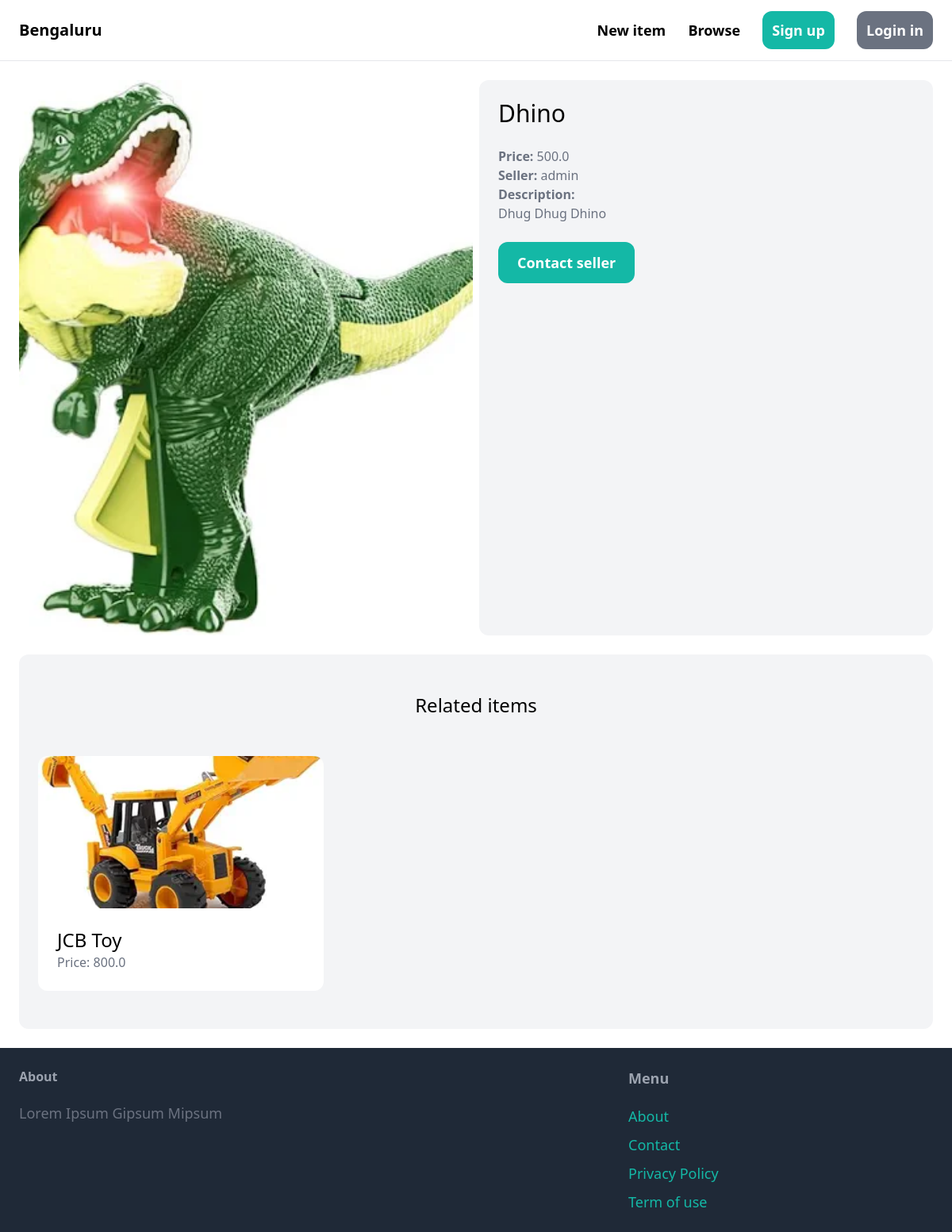
Page /items/1/ on the committed database.
### item/models.py (models this page shows, shortened)
class Item(models.Model):
    category = models.ForeignKey(Category, related_name='items', on_delete=models.CASCADE)
    name = models.CharField(max_length=255)
    description = models.TextField(blank=True, null=True)
    price = models.FloatField()
    image = models.ImageField(upload_to='item_images', blank=True, null=True)
    is_sold = models.BooleanField(default=False)
    created_by = models.ForeignKey(User, related_name='items', on_delete=models.CASCADE)
    created_at = models.DateTimeField( auto_now_add=True)

### item/views.py (the view)
# urls.py: path('<int:pk>/', views.detail, name='detail')
def detail(request, pk):
    item = get_object_or_404(Item, pk=pk)
    related_items = Item.objects.filter(category=item.category, is_sold=False).exclude(pk=pk)[0:3]
    return render(request, 'item/detail.html', {
        'item': item,
        'related_items': related_items
    })

### item/templates/item/detail.html (shortened to what this page needs)
{% extends 'core/base.html' %}
{% block content %}
<div class="grid grid-cols-2 gap-2 ">
    <div class="grid-cols-3">
        <img src="{{item.image.url}}" class="w-full h-[700px] object-cover rounded-lg">
    </div>
    <div class="col-span-1 p-6 bg-gray-100 rounded-xl">
        <h1 class="mb-6 text-3xl">{{ item.name }}</h1>
        <p class="text-gray-500"><strong>Price: </strong>{{ item.price }}</p>
        <p class="text-gray-500"><strong>Seller: </strong>{{ item.created_by.username }}</p>
        {% if item.description %}
        <p class="text-gray-500"><strong>Description:</strong><br>{{ item.description }}</p>
        {% endif %}
        <a href="#" class="inline-block mt-6 px-6 py-3 text-lg font-semibold bg-teal-500 text-white rounded-xl hover:bg-teal-700">Contact seller</a>
    </div>
</div>
<div class="mt-6 px-6 py-12 bg-gray-100 rounded-xl">
    <h2 class="mb-12 text-2xl text-center">Related items</h2>
    <div class="grid grid-cols-3 gap-3">
        {% for item in related_items %}
            <div>
                <a href="{% url 'item:detail' item.id %}">
                    <div>
                        <img src="{{ item.image.url }}" class="w-full h-48 object-cover rounded-t-xl">
                    </div>
                    <div class="p-6 bg-white rounded-b-xl">
                        <h2 class="text-2xl">{{ item.name }}</h2>
                        <p class="text-gray-500">Price: {{ item.price }}</p>
                    </div>
                </a>
            </div>
        {% endfor %}
    </div>
</div>
{% endblock %}

### rows in the picture
Item: image (picture), name "Dhino", price "500.0", created_by.username "admin", description "Dhug Dhug Dhino"
Item: image (picture), name "JCB Toy", price "800.0"
